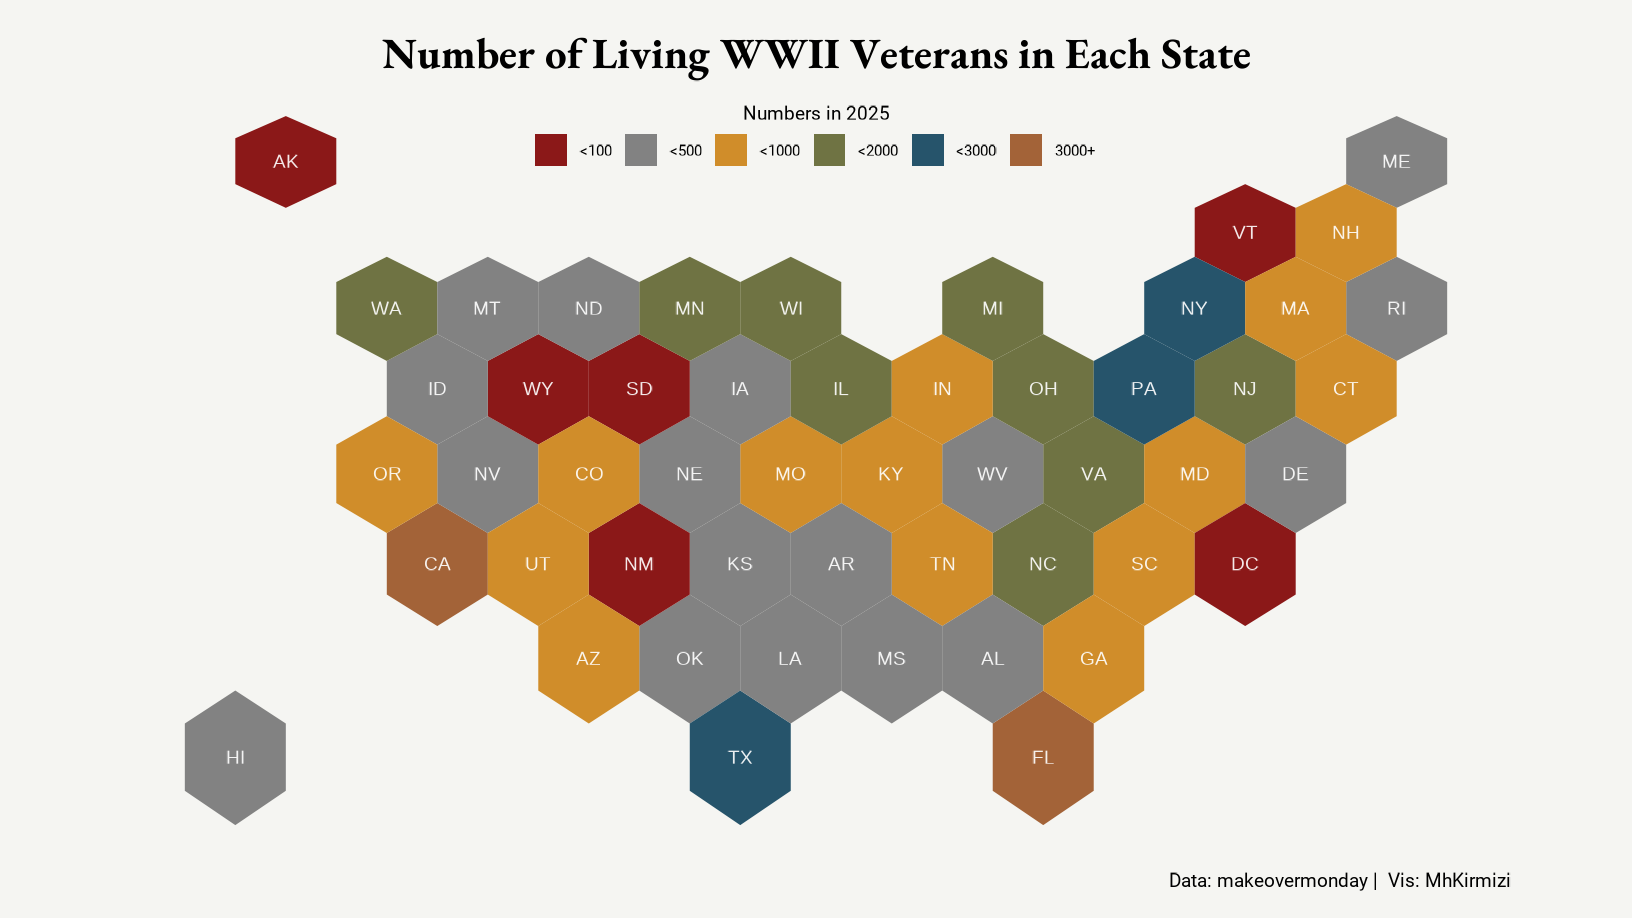

Write the R code that produced this figure.
library(tidyverse)
library(sf)
library(geojsonio)
library(showtext)
## Getting the fonts
font_add_google("EB Garamond", 'eb')
font_add_google('Roboto', 'robo')
showtext_auto()
### Getting the hexbin data for the map
us_map <- read_sf("D:/VIS/hexbin/us_states_hexgrid.geojson")

us_map <- us_map %>%
  mutate(google_name = gsub(" \\(United States\\)", "", google_name))
us_map <- us_map |> 
  left_join(df, by = c('google_name' = 'State' ))

### Binning
us_map <- us_map |> 
  mutate(clss = case_when(
    `Living WWII Veterans (2025)` < 100 ~ '<100', 
    `Living WWII Veterans (2025)` < 500 ~ '<500', 
    `Living WWII Veterans (2025)` < 1000 ~ '<1000', 
    `Living WWII Veterans (2025)` < 2000 ~ '<2000', 
    `Living WWII Veterans (2025)` < 3000 ~ '<3000', 
    TRUE ~ '3000+'
  )) |> 
  mutate(
    clss = factor(
      clss,
      levels = c("<100", "<500", "<1000", "<2000", "<3000", "3000+")))
      

### Let's use ggplot
us_map|> ggplot() +
  geom_sf(aes(fill = clss),linewidth = 0, alpha = .9) +
  geom_sf_text(aes(label = iso3166_2), color = 'white', size = 5, alpha = .9)+
  labs(
    title = 'Number of Living WWII Veterans in Each State', 
    caption = "Data: makeovermonday |  Vis: MhKirmizi", 
    fill = 'Numbers in 2025'
  ) +
  paletteer::scale_fill_paletteer_d("ggsci::dark_uchicago")+
  guides(fill = guide_legend(nrow = 1)) +
  theme_void(base_size = 14, base_family = 'robo') +
  theme(
    legend.position = c(0.5, 0.93),
    legend.title = element_text(hjust = .5),
    plot.background = element_rect(fill = "#f5f5f2", color = "#f5f5f2"),
    panel.background = element_rect(fill = "#f5f5f2", color = "#f5f5f2"), 
    plot.title = element_text(size = 32, hjust = .5, face = 'bold', family = 'eb'), 
    plot.caption = element_text(size = 14), 
    plot.margin = margin(15, 10, 15,10)
  )
ggsave("week44.png", width = 1632, height = 918, units = "px", dpi = 132)
